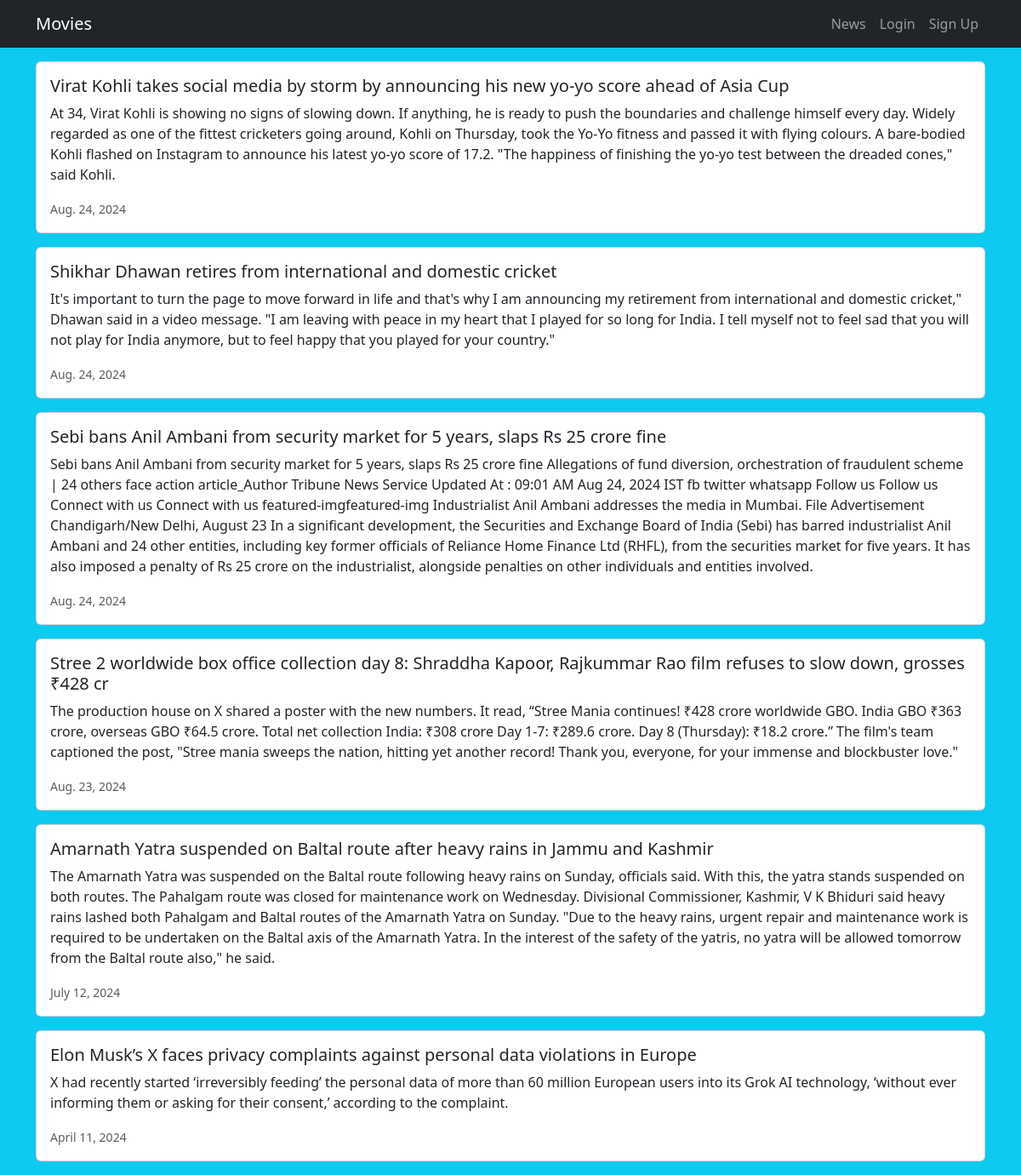
Page /news/ on the committed database.
### news/models.py (models this page shows, shortened)
class News(models.Model):
    headline=models.CharField(max_length=200)
    body=models.TextField()
    date= models.DateField()

### news/views.py (the view)
# urls.py: path('news/',include('news.urls'))
def news(request):
    news_list = News.objects.all().order_by('-date')
    return render(request, 'news.html',{'news_list':news_list})

### news/templates/news.html
{% extends 'main.html' %}
{% block content %}
{% for i in news_list %}
<div class="card mb-3">
    <div class="row g-0">
        <div>
            <div class="card-body">
                <h5 class="card-title">
                    {{ i.headline }}
                </h5>
                <p class="card-text">
                    {{ i.body }}
                </p>
                <p class="card-text">
                    <small class="text-muted">
                        {{ i.date }}
                    </small>
                </p>
            </div>
        </div>
    </div>
</div>
{% endfor %}
{% endblock %}

### rows in the picture
News: headline "Virat Kohli takes social media by storm by announcing his new yo-yo score ahead of Asia Cup", body "At 34, Virat Kohli is showing no signs of slowing down. If anything, he is ready to push the boundaries and challenge himself every day. Widely regarded as one of the fittest cricketers going around, Kohli on Thursday, took the Yo-Yo fitness and passed it with flying colours. A bare-bodied Kohli flashed on Instagram to announce his latest yo-yo score of 17.2. \"The happiness of finishing the yo-yo test between the dreaded cones,\" said Kohli.", date "Aug. 24, 2024"
News: headline "Shikhar Dhawan retires from international and domestic cricket", body "It's important to turn the page to move forward in life and that's why I am announcing my retirement from international and domestic cricket,\" Dhawan said in a video message. \"I am leaving with peace in my heart that I played for so long for India. I tell myself not to feel sad that you will not play for India anymore, but to feel happy that you played for your country.\"", date "Aug. 24, 2024"
News: headline "Sebi bans Anil Ambani from security market for 5 years, slaps Rs 25 crore fine", body "Sebi bans Anil Ambani from security market for 5 years, slaps Rs 25 crore fine Allegations of fund diversion, orchestration of fraudulent scheme | 24 others face action article_Author Tribune News Service Updated At : 09:01 AM Aug 24, 2024 IST fb twitter whatsapp Follow us Follow us Connect with us Connect with us featured-imgfeatured-img Industrialist Anil Ambani addresses the media in Mumbai. File Advertisement Chandigarh/New Delhi, August 23 In a significant development, the Securities and Exchange Board of India (Sebi) has barred industrialist Anil Ambani and 24 other entities, including key former officials of Reliance Home Finance Ltd (RHFL), from the securities market for five years.…", date "Aug. 24, 2024"
News: headline "Stree 2 worldwide box office collection day 8: Shraddha Kapoor, Rajkummar Rao film refuses to slow down, grosses ₹428 cr", body "The production house on X shared a poster with the new numbers. It read, “Stree Mania continues! ₹428 crore worldwide GBO. India GBO ₹363 crore, overseas GBO ₹64.5 crore. Total net collection India: ₹308 crore Day 1-7: ₹289.6 crore. Day 8 (Thursday): ₹18.2 crore.” The film's team captioned the post, \"Stree mania sweeps the nation, hitting yet another record! Thank you, everyone, for your immense and blockbuster love.\"", date "Aug. 23, 2024"
News: headline "Amarnath Yatra suspended on Baltal route after heavy rains in Jammu and Kashmir", body "The Amarnath Yatra was suspended on the Baltal route following heavy rains on Sunday, officials said. With this, the yatra stands suspended on both routes. The Pahalgam route was closed for maintenance work on Wednesday. Divisional Commissioner, Kashmir, V K Bhiduri said heavy rains lashed both Pahalgam and Baltal routes of the Amarnath Yatra on Sunday. \"Due to the heavy rains, urgent repair and maintenance work is required to be undertaken on the Baltal axis of the Amarnath Yatra. In the interest of the safety of the yatris, no yatra will be allowed tomorrow from the Baltal route also,\" he said.", date "July 12, 2024"
News: headline "Elon Musk’s X faces privacy complaints against personal data violations in Europe", body "X had recently started ‘irreversibly feeding’ the personal data of more than 60 million European users into its Grok AI technology, ‘without ever informing them or asking for their consent,’ according to the complaint.", date "April 11, 2024"
